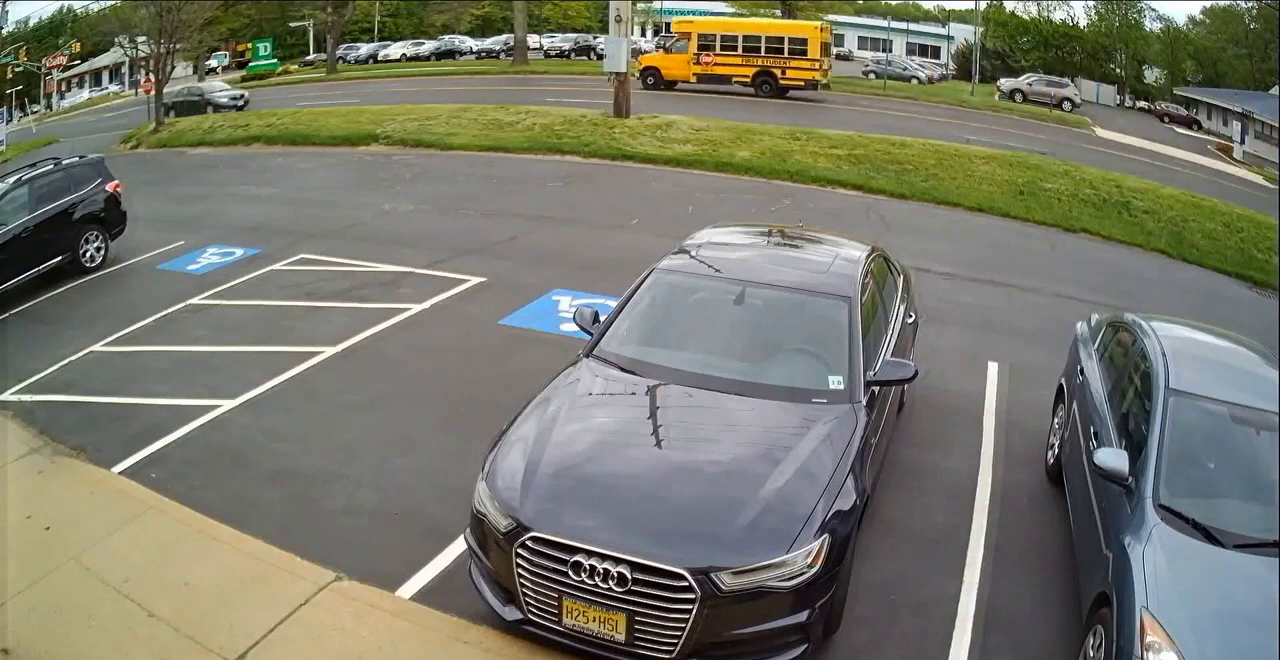
#> input picture test.png, 1280 x 660 px
$ python -i motion_detector.py   (imports and definitions only)
#> lines starting #> are read from the running program, lines starting #| are printed output that depends on the picture
#> further down, picture is the input picture: shape (660, 1280, 3); mean B, G, R 107.8, 121.2, 120.6
import cv2
import numpy as np
import logging


class MotionDetector:
    def __init__(self, history=500, threshold=25, detect_shadows=True):
        self.history = history
        self.threshold = threshold
        self.detect_shadows = detect_shadows
        self.background_subtractor = None
        self.logger = logging.getLogger("YOLOv11ZoneDetector")
        self.initialize()

    def initialize(self):
        """Initialize the background subtractor"""
        self.background_subtractor = cv2.createBackgroundSubtractorMOG2(
            history=self.history,
            varThreshold=self.threshold,
            detectShadows=self.detect_shadows
        )
        self.logger.info("Motion detector initialized")

    def reset(self):
        """Reset the background subtractor"""
        self.initialize()
        self.logger.info("Motion detector reset")

    def detect_motion(self, frame, min_area=500):
        """Detect motion in the frame"""
#> called with min_area = 500
        if self.background_subtractor is None:
            self.initialize()

        # Apply background subtraction
        fg_mask = self.background_subtractor.apply(frame)
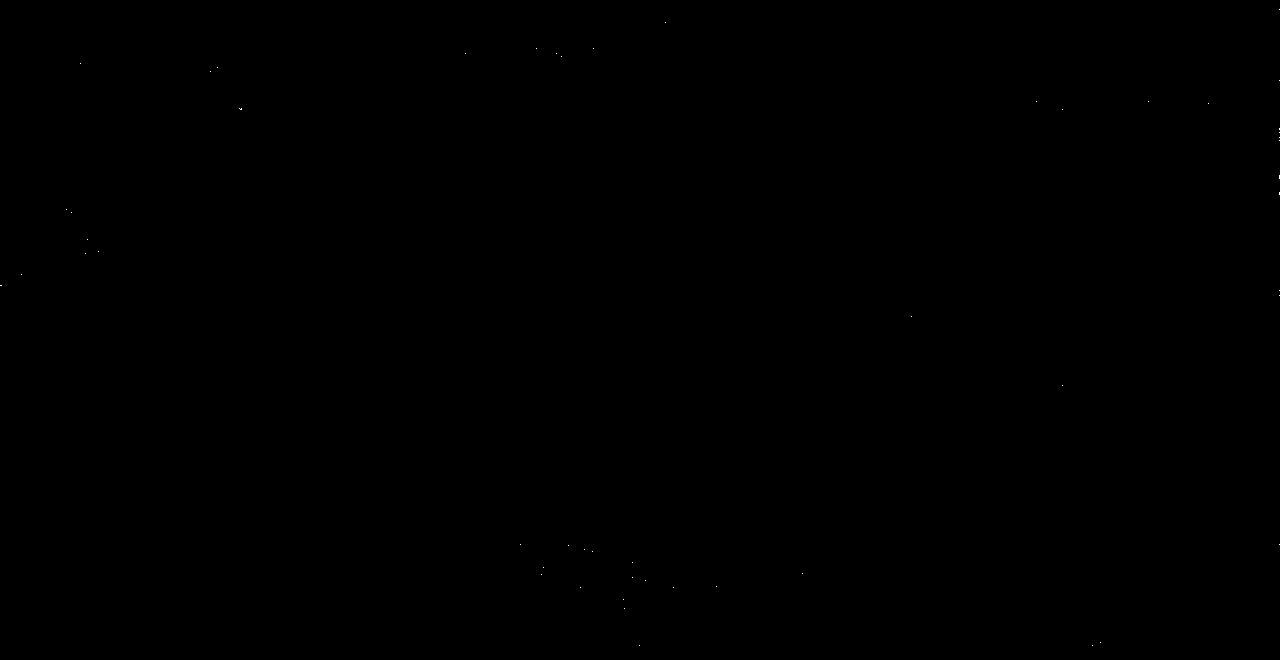
#> fg_mask: shape (660, 1280); values 127 (black) and 255 (white), 0.01% white in thin lines or dots

        # Remove shadows (gray pixels)
        _, thresh = cv2.threshold(fg_mask, 200, 255, cv2.THRESH_BINARY)
#> thresh: shape (660, 1280); 0.01% white in thin lines or dots

        # Noise removal
        kernel = np.ones((5, 5), np.uint8)
        opening = cv2.morphologyEx(thresh, cv2.MORPH_OPEN, kernel)
#> opening: shape (660, 1280); every value is 0

        # Find contours
        contours, _ = cv2.findContours(
            opening, cv2.RETR_EXTERNAL, cv2.CHAIN_APPROX_SIMPLE)
#> contours = []

        detections = []
        for contour in contours:
            area = cv2.contourArea(contour)
            if area > min_area:  # Minimum size threshold
                x, y, w, h = cv2.boundingRect(contour)
                center_x = x + w // 2
                center_y = y + h // 2
                detection = {
                    'box': (x, y, w, h),
                    'center': (center_x, center_y),
                    'label': 'Motion',
                    'confidence': area / 5000,  # Normalize area as confidence
                    'id': None  # Will be assigned by tracker
                }
                detections.append(detection)
#> this loop made 0 passes
#> after the loop, detections = []

        return detections

>>> import cv2
>>> picture = cv2.imread('../../test.png')
>>> result = MotionDetector().detect_motion(picture)
#> result = []
